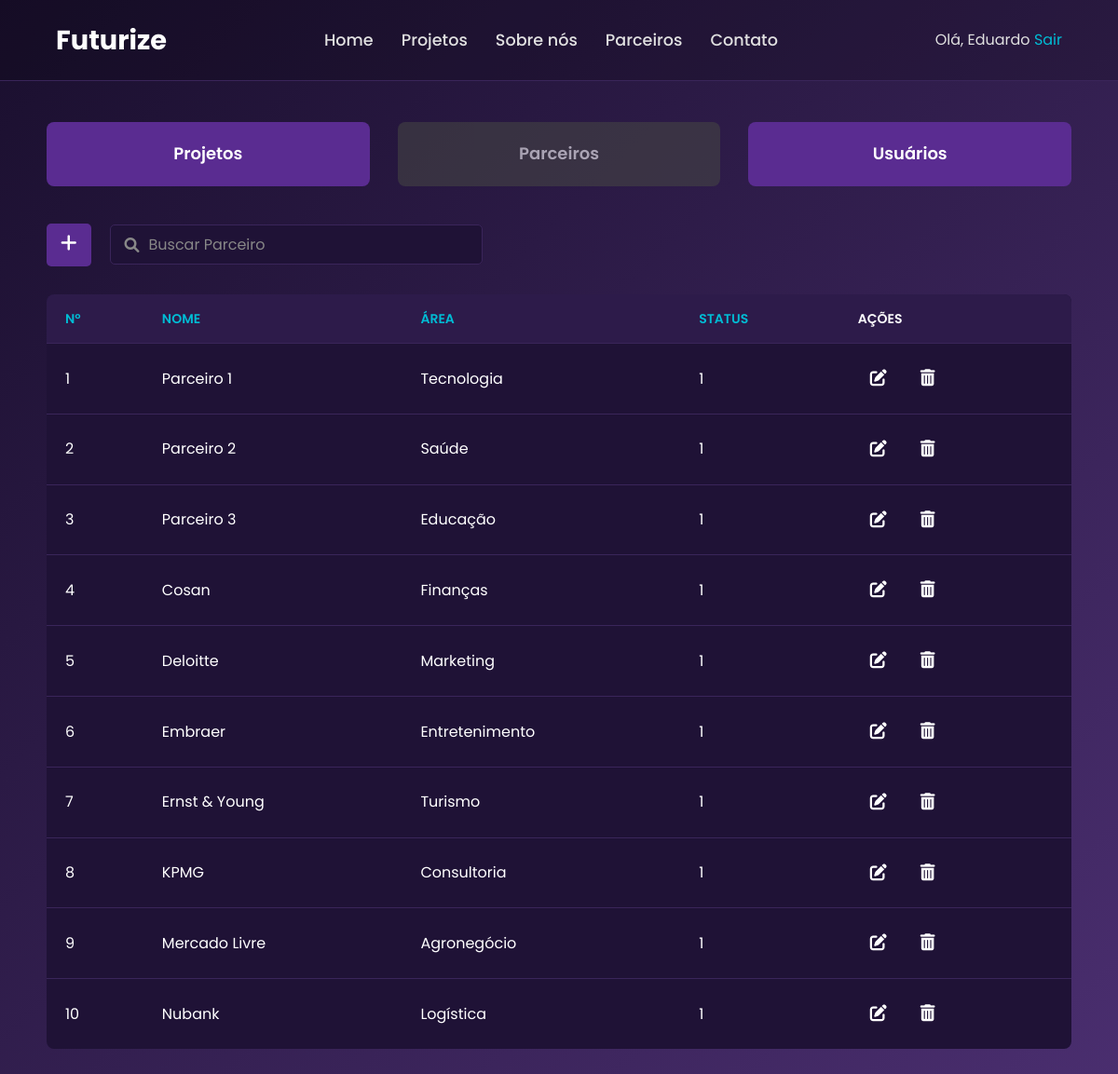
/dashboard_parceiro.php (signed in), run on the app's committed database.
### tables this page shows
CREATE TABLE `parceiro` (
  `pco_Id` int(11) NOT NULL,
  `pco_Nome` varchar(60) NOT NULL,
  `pco_Foto` varchar(500) DEFAULT NULL,
  `pco_Resumo` varchar(250) NOT NULL,
  `pco_Area` varchar(60) NOT NULL,
  `pco_Site` varchar(120) NOT NULL,
  `pco_Status` int(11) DEFAULT NULL
);

### Controller/ordena/parceiro.php (called while the page is built, shortened)
<?php
include_once __DIR__ . "/../database.php";
$conn = mysqli_connect($serve, $serve_user, $serve_password, $database_name);
$ordenarPor = $_GET['ordenarPor'] ?? 'pco_Id';
$ordem = ($_GET['ordem'] ?? 'ASC') === 'DESC' ? 'DESC' : 'ASC';
$colunasPermitidas = ['pco_Id', 'pco_Nome', 'pco_Area', 'pco_Status'];
$ordenarPorSeguro = in_array($ordenarPor, $colunasPermitidas) ? $ordenarPor : 'pco_Id';
$ordemSeguro = $ordem;
$sql = "SELECT * FROM parceiro";
$sql .= " ORDER BY $ordenarPorSeguro $ordemSeguro";
$consultaParceiros_bd = mysqli_query($conn, $sql);
?>

### dashboard_parceiro.php (the view, shortened to what this page needs)
<!DOCTYPE html>
<html lang="pt-BR">
<head>
    <link rel="stylesheet" href="css/dashboard.css">
    <link rel="stylesheet" href="https://cdnjs.cloudflare.com/ajax/libs/font-awesome/6.0.0-beta3/css/all.min.css">
</head>
<body>
    <?php include "navbar_logado.php";
        require "Controller/Listar/listar_Tudo.php";
        include "Controller/ordena/parceiro.php";
    ?>
    <br>
    <br>
    <main class="container">
        <div class="nav-buttons">
            <a href="dashboard_projeto.php"
            class="nav-btn <?php echo basename($_SERVER['PHP_SELF']) === 'dashboard_projeto.php' ? 'active' : ''; ?>">
            Projetos
            </a>
            <a href="dashboard_parceiro.php"
            class="nav-btn <?php echo basename($_SERVER['PHP_SELF']) === 'dashboard_parceiro.php' ? 'active' : ''; ?>">
            Parceiros
            </a>
            <a href="dashboard_usuario.php"
            class="nav-btn <?php echo basename($_SERVER['PHP_SELF']) === 'dashboard_usuario.php' ? 'active' : ''; ?>">
            Usuários
            </a>
        </div>
        <div class="search-section">
            <div class="add-button">
                <a href="form_cadas_parceiro.php"><i class="fas fa-plus"></i></a>
            </div>
            <form method="GET" class="search-box">
                <i class="fas fa-search"></i>
                <input type="text" name="buscaParceiro" placeholder="Buscar Parceiro" value="<?php echo isset($_GET['buscaParceiro']) ? htmlspecialchars($_GET['buscaParceiro']) : ''; ?>">
            </form>
        </div>
        <table class="projects-table">
            <thead>
                <tr>
                    <th><a href="?ordenarPor=pco_Id&ordem=<?php echo ($ordenarPor === 'pco_Id' && $ordem === 'ASC') ? 'DESC' : 'ASC'; ?>">Nº</a></th>
                    <th><a href="?ordenarPor=pco_Nome&ordem=<?php echo ($ordenarPor === 'pco_Nome' && $ordem === 'ASC') ? 'DESC' : 'ASC'; ?>">Nome</a></th>
                    <th><a href="?ordenarPor=pco_Area=<?php echo ($ordenarPor === 'pco_Area' && $ordem === 'ASC') ? 'DESC' : 'ASC'; ?>">Área</a></th>
                    <th><a href="?ordenarPor=pco_Status=<?php echo ($ordenarPor === 'pco_Status' && $ordem === 'ASC') ? 'DESC' : 'ASC'; ?>">Status</a></th>
                    <th>Ações</th>
                </tr>
            </thead>
            <?php
                $contador = 0;
                if ($consultaParceiros_bd && mysqli_num_rows($consultaParceiros_bd) > 0):
            ?>
            <tbody>
                    <?php while(($dadosParceiros_db = mysqli_fetch_assoc($consultaParceiros_bd)) && $contador < 10):
                        $contador++;
                    ?>
                <tr>
                    <td><?php echo $dadosParceiros_db['pco_Id']; ?></td>
                    <td><?php echo $dadosParceiros_db['pco_Nome']; ?></td>
                    <td><?php echo $dadosParceiros_db['pco_Area']; ?></td>
                    <td><?php echo $dadosParceiros_db['pco_Status']; ?></td>
                    <td>
                        <div class="action-buttons">
                            <a href="atualizar_parceiro.php?pco_Id=<?php echo $dadosParceiros_db['pco_Id']?>"
                            title="Atualizar" class="icon-action">
                            <i class="fas fa-edit"></i>
                            </a>
                            <a href="Controller/Deletar/deletar_parceiro.php?pco_Id=<?php echo $dadosParceiros_db['pco_Id']?>"
                            title="Excluir" class="icon-action delete"
                            onclick="return confirm('Tem certeza que deseja excluir este Parceiro?');">
                            <i class="fas fa-trash-alt"></i>
                            </a>
                        </div>
                    </td>
                </tr>
                    <?php endwhile; ?>
            <?php
                else:
                    echo "<p style='text-align:center; color: red;'>Erro ao buscar os projetos ou nenhum projeto encontrado.</p>";
                endif;
            ?>
            </tbody>
        </table>
    </main>
</body>
</html>

### css/dashboard.css (style rules this page uses)
:root { --dark-purple: #1a0f2e; --light-purple: #4a2e6f; --text-white: #ffffff; --text-blue-light: #80c0ff; --green-button: #28a745; --table-header-bg: #2d1b4a; --table-row-bg: #1f1236; --border-color: #3a255a; }
* { margin: 0; padding: 0; box-sizing: border-box; }
body { font-family: 'Poppins', sans-serif; background: linear-gradient(135deg, var(--dark-purple), var(--light-purple)); color: var(--text-white); min-height: 100vh; }
.container { padding: 40px 50px; }
.search-section { display: flex; align-items: center; margin-bottom: 30px; }
.add-button { background-color: #5a2c91; border-radius: 5px; padding: 10px 15px; margin-right: 20px; cursor: pointer; transition: background-color 0.3s ease; }
.add-button .fas { font-size: 20px; color: var(--text-white); }
.search-box { display: flex; align-items: center; background-color: var(--table-row-bg); border: 1px solid var(--border-color); border-radius: 5px; padding: 8px 15px; flex-grow: 1; max-width: 400px; }
.search-box .fas { color: #888; margin-right: 10px; }
.search-box input { background: none; border: none; outline: none; color: var(--text-white); font-size: 16px; width: 100%; }
.search-box input::placeholder { color: #888; }
.projects-table { width: 100%; border-collapse: collapse; background-color: var(--table-row-bg); border-radius: 8px; overflow: hidden; }
.projects-table th, .projects-table td { padding: 15px 20px; text-align: left; border-bottom: 1px solid var(--border-color); }
.projects-table th { background-color: var(--table-header-bg); color: var(--text-white); font-weight: 600; text-transform: uppercase; font-size: 14px; }
.projects-table td { color: var(--text-white); }
.projects-table tbody tr:last-child td { border-bottom: none; }
.action-buttons { display: flex; gap: 10px; }
.nav-buttons { display: flex; gap: 30px; margin: 40px 0; justify-content: space-between; flex-wrap: wrap; }
.nav-btn { flex: 1; min-width: 150px; text-align: center; padding: 20px 0; background-color: #5a2c91; color: white; border-radius: 8px; text-decoration: none; font-weight: 600; font-size: 18px; transition: background-color 0.3s, transform 0.2s; }
.nav-btn.active { background-color: #444; pointer-events: none; opacity: 0.6; cursor: default; }
.icon-action { background-color: transparent; border: none; color: #ffffff; font-size: 18px; margin: 0 5px; padding: 8px; border-radius: 6px; transition: background-color 0.3s ease; cursor: pointer; text-decoration: none; }

### css/navbar.css (style rules this page uses)
:root { --background-dark: #120b22; --background-gradient-start: #1b1030; --background-gradient-end: #2a154c; --card-background: #1e1136; --accent-color: #6a0572; --light-blue: #00bcd4; --white-text: #ffffff; --light-gray-text: #e0e0e0; }
* { margin: 0; padding: 0; box-sizing: border-box; font-family: 'Poppins', sans-serif; }
body { background-color: var(--background-dark); color: var(--light-gray-text); line-height: 1.6; }
a { color: var(--light-blue); text-decoration: none; transition: color 0.3s ease; }

### data on the page
parceiro: pco_Id "1", pco_Nome "Parceiro 1", pco_Area "Tecnologia", pco_Status "1"
parceiro: pco_Id "2", pco_Nome "Parceiro 2", pco_Area "Saúde", pco_Status "1"
parceiro: pco_Id "3", pco_Nome "Parceiro 3", pco_Area "Educação", pco_Status "1"
parceiro: pco_Id "4", pco_Nome "Cosan", pco_Area "Finanças", pco_Status "1"
parceiro: pco_Id "5", pco_Nome "Deloitte", pco_Area "Marketing", pco_Status "1"
parceiro: pco_Id "6", pco_Nome "Embraer", pco_Area "Entretenimento", pco_Status "1"
parceiro: pco_Id "7", pco_Nome "Ernst & Young", pco_Area "Turismo", pco_Status "1"
parceiro: pco_Id "8", pco_Nome "KPMG", pco_Area "Consultoria", pco_Status "1"
parceiro: pco_Id "9", pco_Nome "Mercado Livre", pco_Area "Agronegócio", pco_Status "1"
parceiro: pco_Id "10", pco_Nome "Nubank", pco_Area "Logística", pco_Status "1"

### other printed values
$_SESSION['admin']['login'] "Eduardo"
